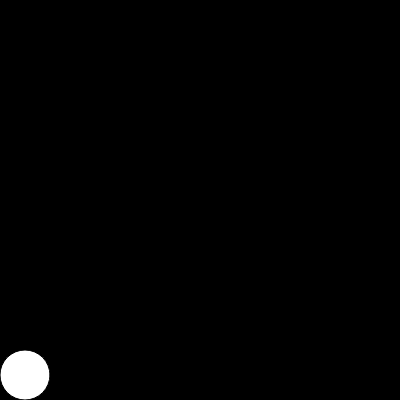
Frame 1 (no input)
Frame 60 (no input): identical to frame 1, image omitted
Frame 120 (the mouse pressed at the canvas centre since frame 60): identical to frame 1, image omitted

The p5.js sketch that drew this single still picture (run headless with seeded random() and noise() and a simulated clock; from frame 60 on, the mouse is pressed at the canvas centre):

// p5.js sketch
// ── sketch.js
let circleX = 25;
let circleY = 375;
let circleW = 50;
let speed = 5;

function setup() {
    createCanvas(400, 400);
}

function draw() {
    background(0);
    if (keyIsPressed) {
        if (keyCode === RIGHT_ARROW) {
            circleX += speed;
        }
    }
    circle(circleX, circleY, circleW);
}

// ── moveCircleEventVariable.html
<!DOCTYPE html>
<html lang="en">
  <head>
    <meta charset="utf-8" />
    <meta name="viewport" content="width=device-width, initial-scale=1.0">

    <title>W11 Lecture 1 - newRectangleEventVariable</title>

    <link rel="stylesheet" type="text/css" href="./lib/main-styles.css">

    <script src="./lib/libraries/p5.min.js"></script>
  </head>

  <body>
    <script src="sketch.js"></script>
  </body>
</html>
